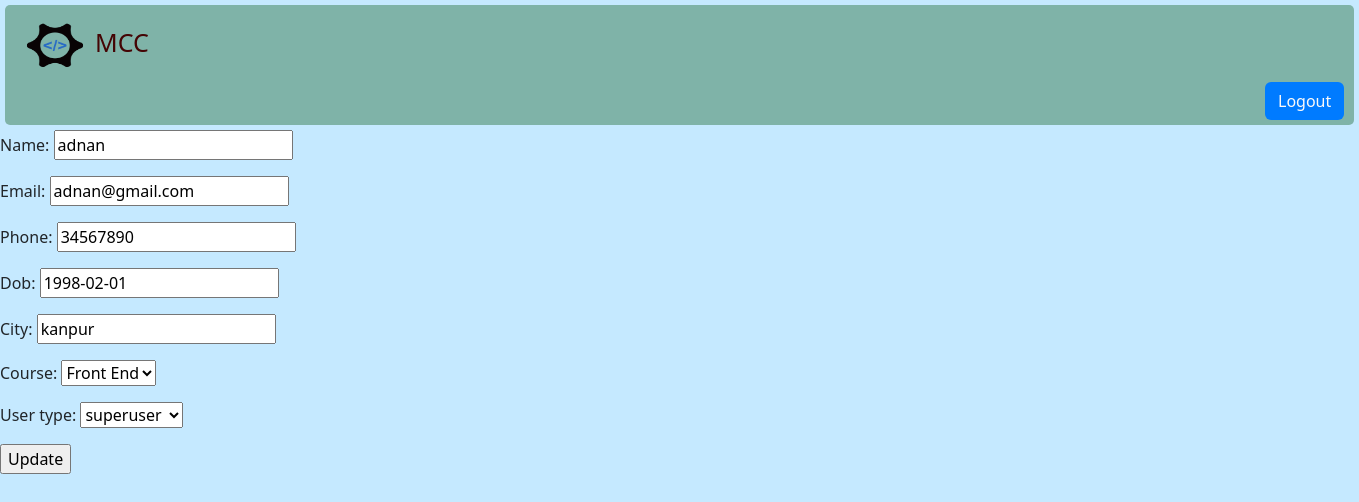
The app's page /editstudent/2/ (signed in) with its own data.
### dashboard/models.py (models this page shows, shortened)
class UserMaster(models.Model):
    course = models.ForeignKey(CourseMaster, on_delete=models.CASCADE, default='', null=True)
    name = models.CharField(max_length=150)
    email = models.EmailField(max_length=200, unique=True, null=True)
    phone = models.CharField(max_length=13)
    dob = models.DateField(blank=True, null=True)
    city = models.CharField(max_length=150)
    SUPERUSER = 'superuser'
    ADMINUSER = 'adminuser'
    STUDENT = 'student'
    CHOICES = [
        (SUPERUSER, 'Superuser'),
        (ADMINUSER, 'Adminuser'),
        (STUDENT, 'Student'),
    ]
    user_type = models.CharField(max_length=20, choices=CHOICES, null=True)
    created_at = models.DateTimeField(null=True)
    updated_at = models.DateTimeField(null=True)
    isactive = models.BooleanField(null=True)

### dashboard/views.py (the view)
# urls.py: path('editstudent/', views.editStudent),
@login_required(login_url="/login")
def editStudent(request, id=0):
    if id != 0:
        if request.method == "POST":
            form = UpdateStudentForm(request.POST)
            if form.is_valid():
                name = form.cleaned_data["name"]
                email = form.cleaned_data["email"]
                phone = form.cleaned_data["phone"]
                dob = form.cleaned_data["dob"]
                city = form.cleaned_data["city"]
                user_type = form.cleaned_data["user_type"]
                course = form.cleaned_data["course"]
                if course == "Full Stack":
                    course = CourseMaster.objects.get(id=1)
                elif course == "Front End":
                    course = CourseMaster.objects.get(id=2)
                else:
                    course = CourseMaster.objects.get(id=3)
                UserMaster.objects.filter(id=id).update(
                    name=name,
                    email=email,
                    phone=phone,
                    dob=dob,
                    city=city,
                    course=course,
                    user_type=user_type,
                )
        else:
            std = UserMaster.objects.get(id=id)
            details = {
                "name": std.name,
                "city": std.city,
                "phone": std.phone,
                "email": std.email,
                "dob": std.dob,
            }
            form = UpdateStudentForm(initial=details)
            print(form)
            return render(request, "update.html", {"form": form})
    allStudents = UserMaster.objects.all().values()
    return render(request, "edit.html", {"all": allStudents})

### dashboard/forms.py
class UpdateStudentForm(forms.Form):
    name = forms.CharField(max_length=150)
    email = forms.EmailField(max_length=200)
    phone = forms.CharField(max_length=13)
    dob = forms.DateField()
    city = forms.CharField(max_length=150)
    CHOICES = (('Front End', 'Front End'),
                ('Back End', 'Back End'),
                ('Full Stack', 'Full Stack'))
    course = forms.ChoiceField(choices=CHOICES)
    user_types = (('superuser', 'superuser'), ('adminuser', 'adminuser'), ('student', 'student'))
    user_type = forms.ChoiceField(choices=user_types)

### dashboard/templates/update.html (shortened to what this page needs)
{% extends 'index.html' %}
{% block content %}
<form action="" method='POST'>
    {{form.as_p}}
    <input type="submit" name="btn" value="Update" >
</form>
{% endblock %}

### dashboard/templates/index.html (style rules this page uses)
body { background-color: rgb(197, 233, 255); }

### records on screen
UserMaster: name "adnan", email "adnan@gmail.com", phone "34567890", dob "1998-02-01", city "kanpur", course "Front End", user_type "superuser"
